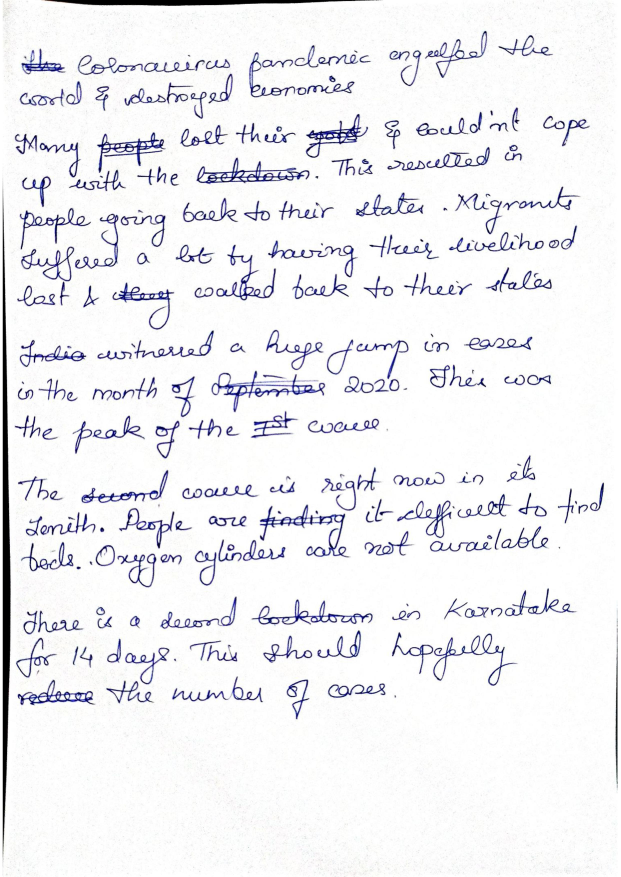
#> input picture test.jpg, 2481 x 3508 px (shown at 1/4 size)
$ python -i page.py   (imports and definitions only)
#> lines starting #> are read from the running program, lines starting #| are printed output that depends on the picture; after the words box and inside, x2 and y2 are one past the last pixel; in counts of white or black regions, pixels touching at a corner belong together
### utils.py
# -*- coding: utf-8 -*-
"""
Helper functions for ocr project
"""
import numpy as np
import cv2
import matplotlib.pyplot as plt
import matplotlib.image as mpimg


SMALL_HEIGHT = 800


# [4 lines left out: function implt, not called in this run]


def resize(img, height=SMALL_HEIGHT, allways=False):
    """Resize image to given height."""
    # print(img.shape[1], img.shape[0])
    if (img.shape[0] > height or allways):
        rat = height / img.shape[0]
        return cv2.resize(img, (int(rat * img.shape[1]), height))

    return img


def ratio(img, height=SMALL_HEIGHT):
    """Getting scale ratio."""
    return img.shape[0] / height


# [12 lines left out: function img_extend, not called in this run]

### page.py

"""
Crop background and transform perspective from the photo of page
"""
import numpy as np
import cv2

from utils import *

def detection(image):
    """Finding Page."""
    # Edge detection
    image_edges = _edges_detection(image, 200, 250)

    # Close gaps between edges (double page clouse => rectangle kernel)
    closed_edges = cv2.morphologyEx(image_edges,
                                    cv2.MORPH_CLOSE,
                                    np.ones((5, 11)))
    # Countours
    page_contour = _find_page_contours(closed_edges, resize(image))
    # Recalculate to original scale
    page_contour = page_contour.dot(ratio(image))
    # Transform prespective
    new_image = _persp_transform(image, page_contour)
    return new_image


def _edges_detection(img, minVal, maxVal):
    """Preprocessing (gray, thresh, filter, border) + Canny edge detection."""
    img = cv2.cvtColor(resize(img), cv2.COLOR_BGR2GRAY)

    img = cv2.bilateralFilter(img, 9, 75, 75)
    img = cv2.adaptiveThreshold(img, 255,
                                cv2.ADAPTIVE_THRESH_GAUSSIAN_C,
                                cv2.THRESH_BINARY, 115, 4)

    # Median blur replace center pixel by median of pixels under kelner
    # => removes thin details
    img = cv2.medianBlur(img, 11)

    # Add black border - detection of border touching pages
    img = cv2.copyMakeBorder(img, 5, 5, 5, 5,
                             cv2.BORDER_CONSTANT,
                             value=[0, 0, 0])
    return cv2.Canny(img, minVal, maxVal)


def _four_corners_sort(pts):
    """Sort corners in order: top-left, bot-left, bot-right, top-right."""
    diff = np.diff(pts, axis=1)
    summ = pts.sum(axis=1)
    return np.array([pts[np.argmin(summ)],
                     pts[np.argmax(diff)],
                     pts[np.argmax(summ)],
                     pts[np.argmin(diff)]])


def _contour_offset(cnt, offset):
    """Offset contour because of 5px border."""
    cnt += offset
    cnt[cnt < 0] = 0
    return cnt


def _find_page_contours(edges, img):
    """Finding corner points of page contour."""
    contours, hierarchy = cv2.findContours(edges,
                                                cv2.RETR_TREE,
                                                cv2.CHAIN_APPROX_SIMPLE)

    # Finding biggest rectangle otherwise return original corners
    height = edges.shape[0]
    width = edges.shape[1]
    MIN_COUNTOUR_AREA = height * width * 0.5
    MAX_COUNTOUR_AREA = (width - 10) * (height - 10)

    max_area = MIN_COUNTOUR_AREA
    page_contour = np.array([[0, 0],
                             [0, height-5],
                             [width-5, height-5],
                             [width-5, 0]])

    for cnt in contours:
        perimeter = cv2.arcLength(cnt, True)
        approx = cv2.approxPolyDP(cnt, 0.03 * perimeter, True)

        # Page has 4 corners and it is convex
        if (len(approx) == 4 and
                cv2.isContourConvex(approx) and
                max_area < cv2.contourArea(approx) < MAX_COUNTOUR_AREA):

            max_area = cv2.contourArea(approx)
            page_contour = approx[:, 0]

    # Sort corners and offset them
    page_contour = _four_corners_sort(page_contour)
    return _contour_offset(page_contour, (-5, -5))


def _persp_transform(img, s_points):
    """Transform perspective from start points to target points."""
    # Euclidean distance - calculate maximum height and width
    height = max(np.linalg.norm(s_points[0] - s_points[1]),
                 np.linalg.norm(s_points[2] - s_points[3]))
    width = max(np.linalg.norm(s_points[1] - s_points[2]),
                 np.linalg.norm(s_points[3] - s_points[0]))

    # Create target points
    t_points = np.array([[0, 0],
                        [0, height],
                        [width, height],
                        [width, 0]], np.float32)

    # getPerspectiveTransform() needs float32
    if s_points.dtype != np.float32:
        s_points = s_points.astype(np.float32)

    M = cv2.getPerspectiveTransform(s_points, t_points)
    return cv2.warpPerspective(img, M, (int(width), int(height)))

>>> import cv2
>>> picture = cv2.imread('test.jpg')
#> picture is the input picture: shape (3508, 2481, 3); mean B, G, R 242.3, 239.3, 239.3
>>> result = detection(picture)
#> in resize, `return cv2.resize(img, (int(rat * img.shape[1]), height))`:
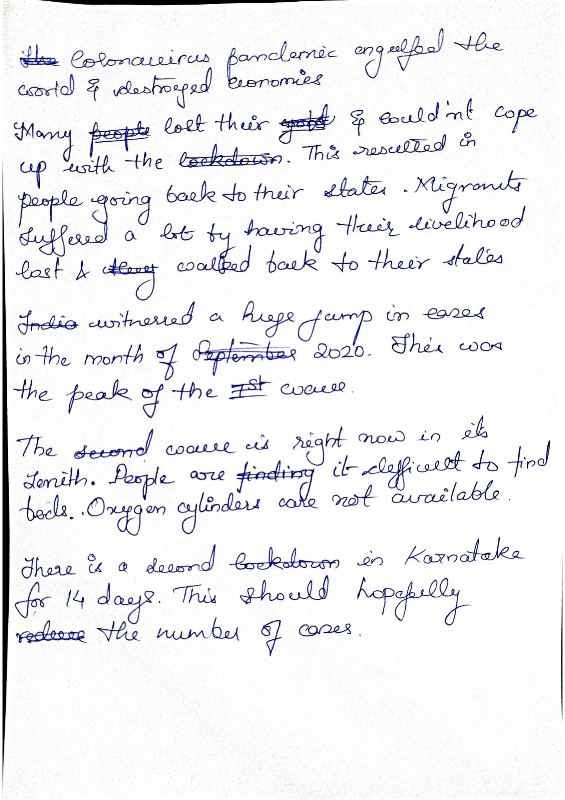
#> returned value: shape (800, 565, 3); mean of channels 0, 1, 2 242.3, 239.2, 239.2; drawn as B, G, R
#> in _edges_detection, `img = cv2.adaptiveThreshold(img, 255, cv2.ADAPTIVE_THRESH_GAUSSIAN_C, ..`:
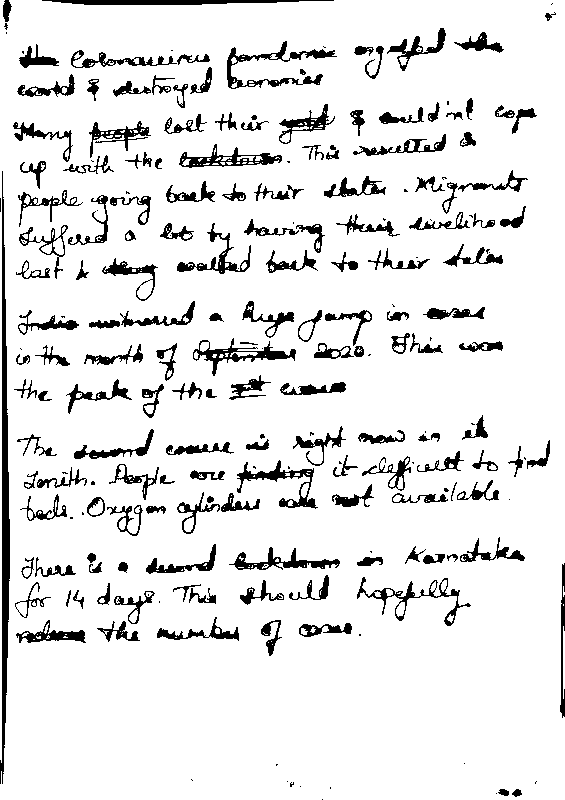
#> img: shape (800, 565); 90.1% white; 226 black regions (64 under 20 px), largest, box (x1, y1, x2, y2) and area: (0, 171, 10, 784) 2948, (227, 41, 337, 89) 1155, (42, 0, 334, 5) 1028
#> in _edges_detection, `img = cv2.medianBlur(img, 11)`:
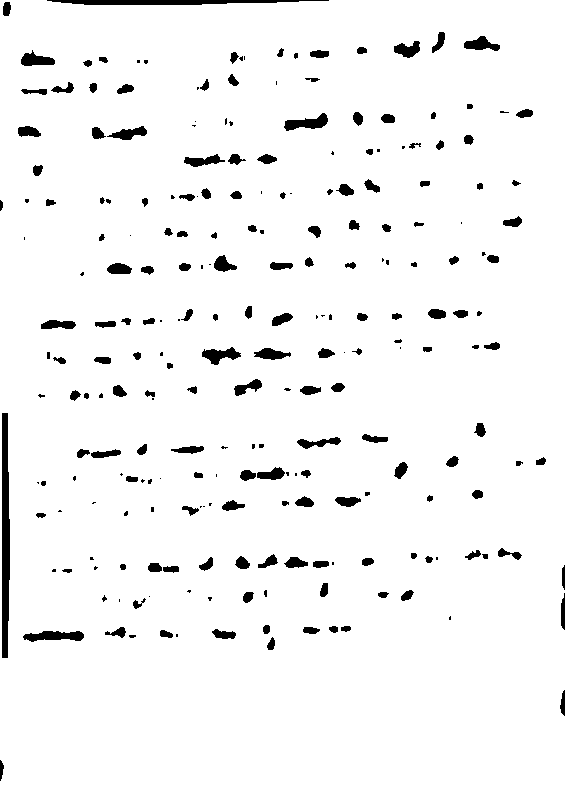
#> img: shape (800, 565); 95.8% white; 240 black regions (77 under 20 px), largest, box (x1, y1, x2, y2) and area: (2, 413, 10, 658) 1680, (47, 0, 329, 5) 1018, (23, 631, 84, 642) 460
#> in _edges_detection, `img = cv2.copyMakeBorder(img, 5, 5, 5, 5, cv2.BORDER_CONSTANT, value=[..`:
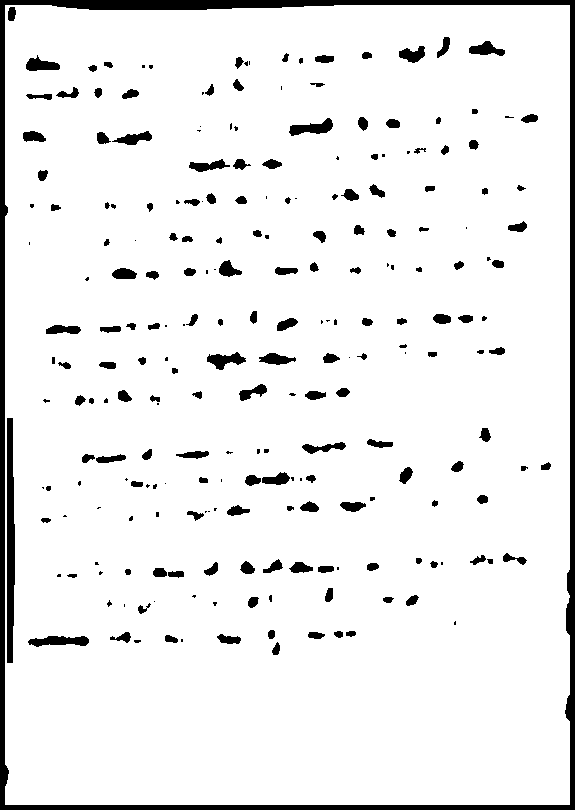
#> img: shape (810, 575); 93% white; 235 black regions (77 under 20 px), largest, box (x1, y1, x2, y2) and area: (0, 0, 575, 810) 15122, (7, 418, 15, 663) 1680, (28, 636, 89, 647) 460
#> in _edges_detection, `return cv2.Canny(img, minVal, maxVal)`:
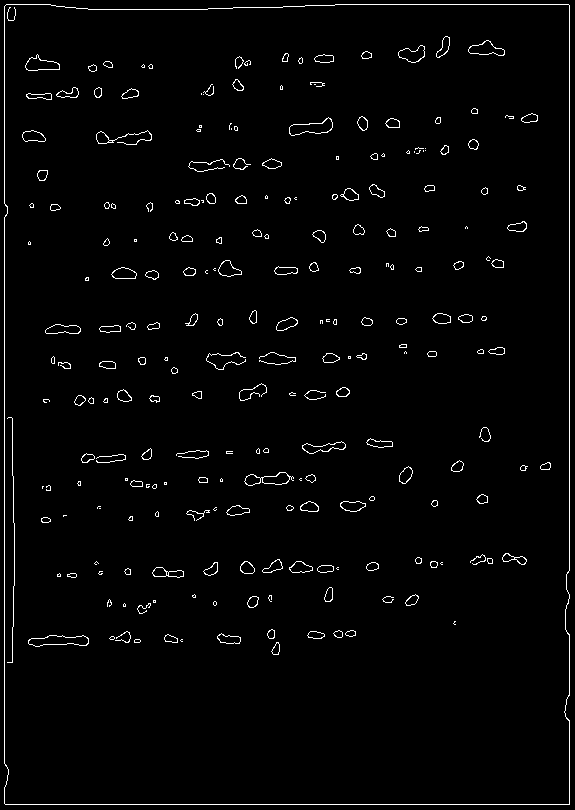
#> returned value: shape (810, 575); 2.1% white in thin lines or dots
#> in detection, `closed_edges = cv2.morphologyEx(image_edges, cv2.MORPH_CLOSE, np.ones(..`:
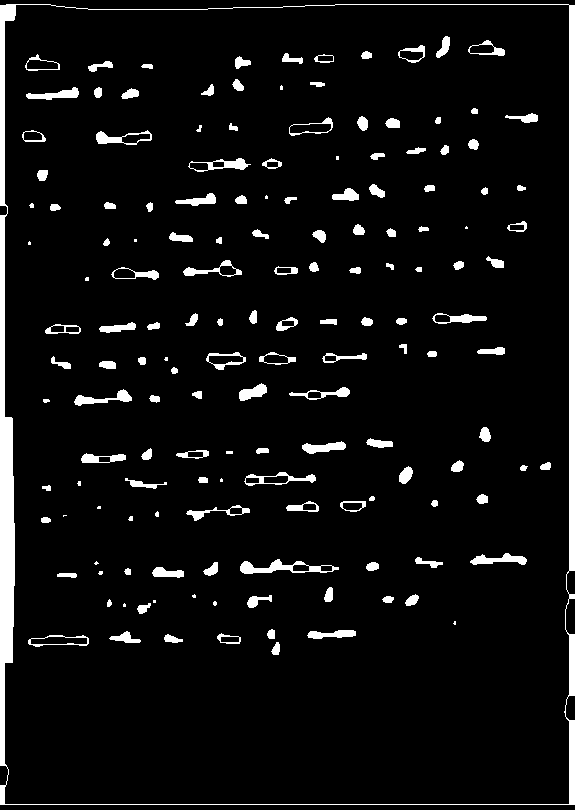
#> closed_edges: shape (810, 575); 6.1% white; 156 white regions (21 under 20 px)
#> in _find_page_contours, `contours, hierarchy = cv2.findContours(edges, cv2.RETR_TREE, cv2.CHAIN..`: contours = 190 contours, 26 with area under 20; largest, box (x1, y1, x2, y2) and area: (0, 4, 575, 805) 457284, (4, 4, 570, 805) 448272, (240, 559, 339, 574) 646, (244, 472, 316, 486) 468, (28, 635, 89, 647) 466
#> the loop in _find_page_contours, `for cnt in contours:` made 190 passes
#> (perimeter, max_area, page_contour) on pass 2: (2761.7, 446248, [[16, 4], [569, 5], [568, 804], [4, 803]])
#> perimeter on passes 3, 6, 7, 9, 10, 11: 34.73, 46.14, 58.97, 74.63, 108.6, 28.49
#> after the loop in _find_page_contours, `for cnt in contours:`: max_area = 446248
#> in _four_corners_sort, `diff = np.diff(pts, axis=1)`: diff = [-12, -564, 236, 799]
#> in _four_corners_sort, `summ = pts.sum(axis=1)`: summ = [20, 574, 1372, 807]
#> in _find_page_contours, `page_contour = _four_corners_sort(page_contour)`: page_contour = [[16, 4], [4, 803], [568, 804], [569, 5]]
#> in _contour_offset, `cnt += offset`: cnt = [[11, -1], [-1, 798], [563, 799], [564, 0]]
#> in detection, `page_contour = _find_page_contours(closed_edges, resize(image))`: page_contour = [[11, 0], [0, 798], [563, 799], [564, 0]]
#> in detection, `page_contour = page_contour.dot(ratio(image))`: page_contour = [[48.23, 0], [0, 3499.2], [2468.8, 3503.6], [2473.1, 0]]
#> in _persp_transform, `height = max(np.linalg.norm(s_points[0] - s_points[1]), np.linalg.norm..`: height = 3503.6
#> in _persp_transform, `width = max(np.linalg.norm(s_points[1] - s_points[2]), np.linalg.norm(..`: width = 2468.8
#> in _persp_transform, `t_points = np.array([[0, 0], [0, height], [width, height], [width, 0]]..`: t_points = [[0, 0], [0, 3503.6], [2468.8, 3503.6], [2468.8, 0]]
#> in _persp_transform, `s_points = s_points.astype(np.float32)`: s_points = [[48.24, 0], [0, 3499.2], [2468.8, 3503.6], [2473.1, 0]]
#> in _persp_transform, `M = cv2.getPerspectiveTransform(s_points, t_points)`: M = [[1.02, 0.0141, -49.17], [2.12e-20, 1.02, -5.25e-17], [5.08e-07, 5.18e-06, 1]]
#> in _persp_transform, `return cv2.warpPerspective(img, M, (int(width), int(height)))`:
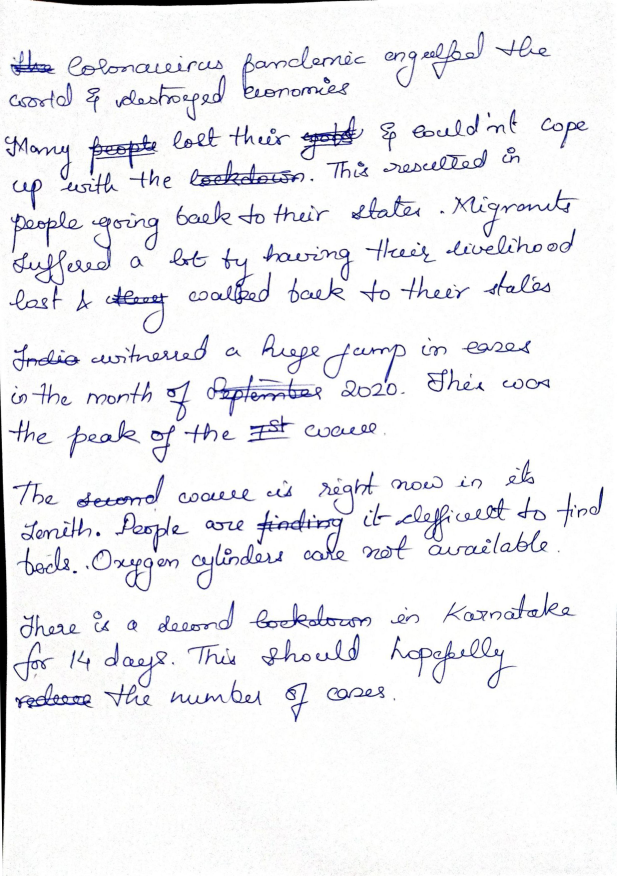
#> returned value: shape (3503, 2468, 3) (shown at 1/4 size); mean of channels 0, 1, 2 242.6, 239.5, 239.5; drawn as B, G, R
